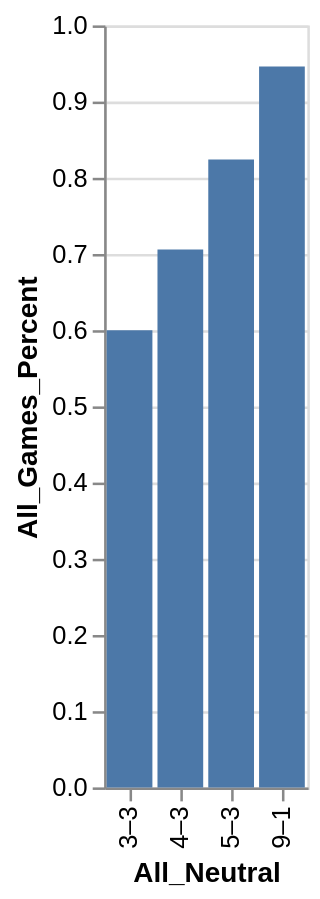

Vega-Lite specification stored for this chart:
### Vega-Lite specification from a JSON file in a GitHub repository (floating-point values rounded to 4 significant figures)
{"data": {"values": [{"x_data": "9–1", "y_data": 0.946}, {"x_data": "5–3", "y_data": 0.824}, {"x_data": "4–3", "y_data": 0.706}, {"x_data": "3–3", "y_data": 0.6}]}, "mark": "bar", "encoding": {"x": {"field": "x_data", "type": "nominal", "title": "All_Neutral", "sort": "ascending"}, "y": {"field": "y_data", "type": "quantitative", "title": "All_Games_Percent"}}}
